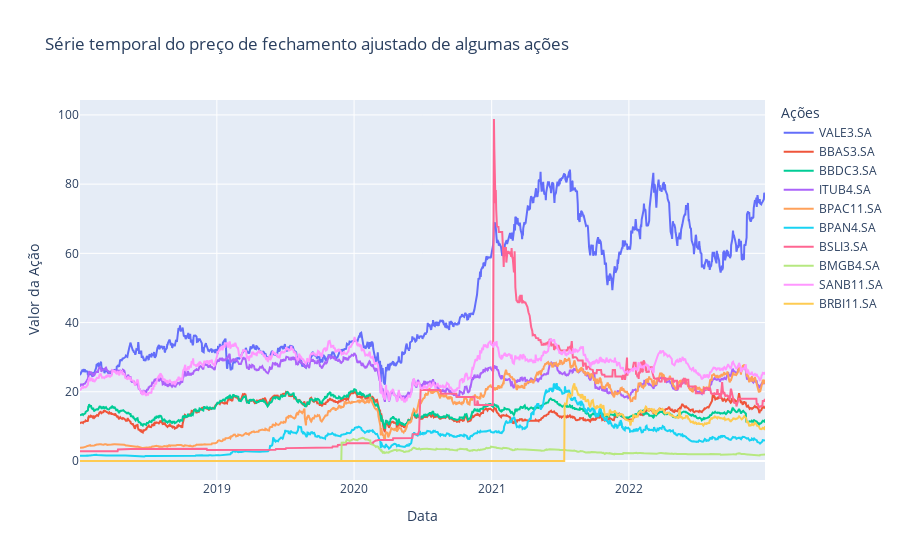

Write notebook code for a chart like this one.
### Code cell
# Plota os gráficos (Data x Valor da Ação) de cada uma das empresas cujo ticker está presente em "tickers_data".
plot_all_adjusted_close_prices(tickers_data)

### Figure 1 — Plotly figure (JSON) as saved in the notebook; plotly's stock layout.template omitted (floating-point values rounded to 4 significant figures; data arrays with more than 128 entries replaced by an {"elided": "..."} marker saying what was removed)
{"data": [{"mode": "lines", "name": "VALE3.SA", "type": "scatter", "x": {"elided": "1239 str values"}, "y": {"elided": "1239 float values"}}, {"mode": "lines", "name": "BBAS3.SA", "type": "scatter", "x": {"elided": "1239 str values"}, "y": {"elided": "1239 float values"}}, {"mode": "lines", "name": "BBDC3.SA", "type": "scatter", "x": {"elided": "1239 str values"}, "y": {"elided": "1239 float values"}}, {"mode": "lines", "name": "ITUB4.SA", "type": "scatter", "x": {"elided": "1239 str values"}, "y": {"elided": "1239 float values"}}, {"mode": "lines", "name": "BPAC11.SA", "type": "scatter", "x": {"elided": "1239 str values"}, "y": {"elided": "1239 float values"}}, {"mode": "lines", "name": "BPAN4.SA", "type": "scatter", "x": {"elided": "1239 str values"}, "y": {"elided": "1239 float values"}}, {"mode": "lines", "name": "BSLI3.SA", "type": "scatter", "x": {"elided": "1239 str values"}, "y": {"elided": "1239 float values"}}, {"mode": "lines", "name": "BMGB4.SA", "type": "scatter", "x": {"elided": "1239 str values"}, "y": {"elided": "1239 float values"}}, {"mode": "lines", "name": "SANB11.SA", "type": "scatter", "x": {"elided": "1239 str values"}, "y": {"elided": "1239 float values"}}, {"mode": "lines", "name": "BRBI11.SA", "type": "scatter", "x": {"elided": "1239 str values"}, "y": {"elided": "1239 float values"}}], "layout": {"clickmode": "event+select", "hovermode": "x unified", "legend": {"title": {"text": "Ações"}}, "title": {"text": "Série temporal do preço de fechamento ajustado de algumas ações"}, "xaxis": {"title": {"text": "Data"}}, "yaxis": {"title": {"text": "Valor da Ação"}}}}
